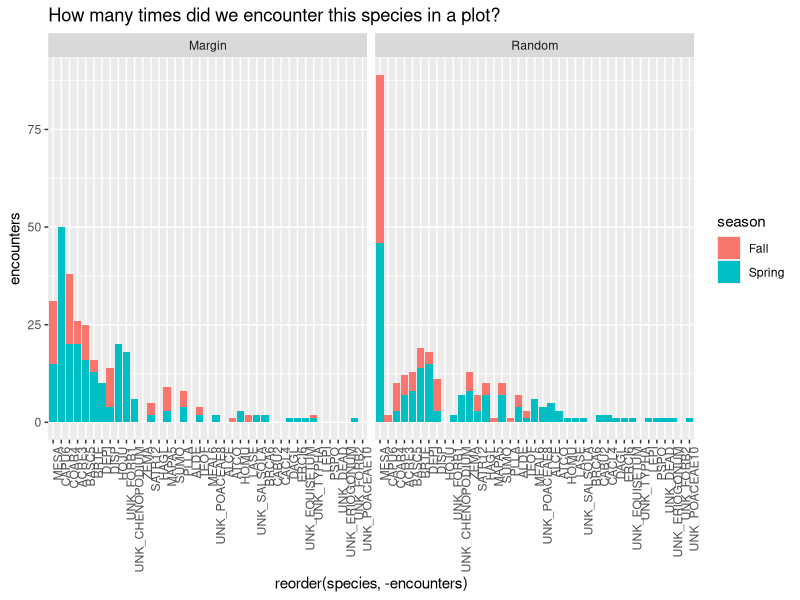
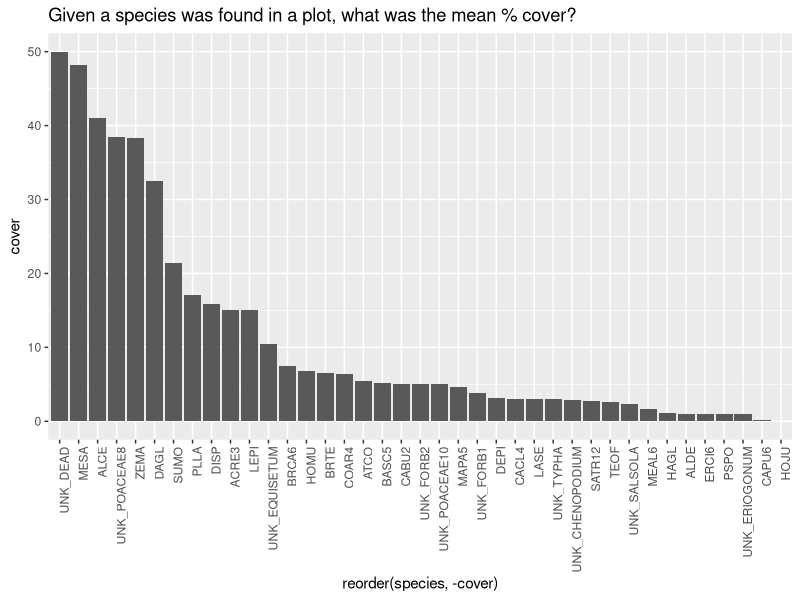
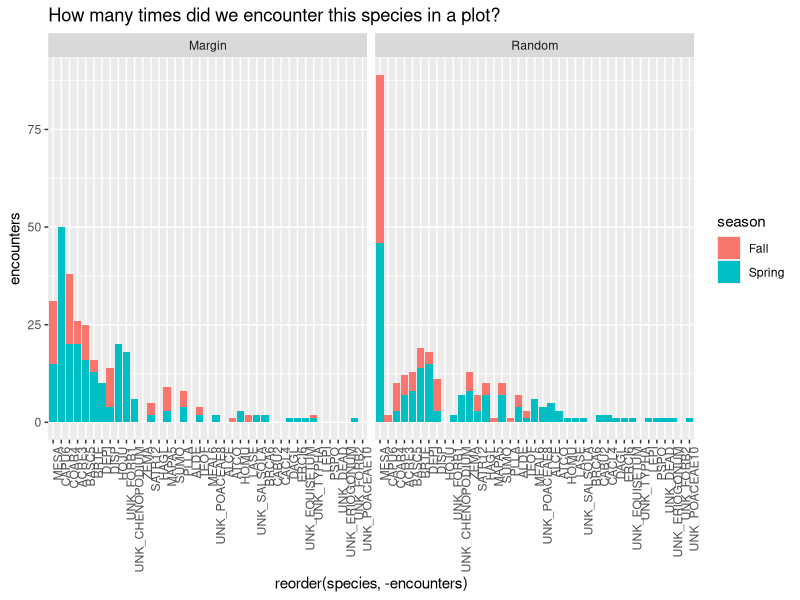
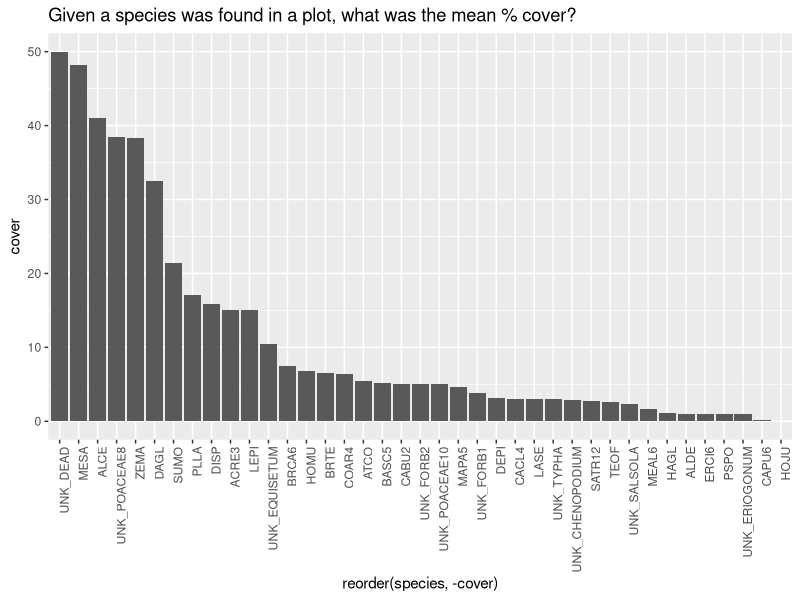

Here is the R script that generated these plots, in order:
# for anna
library(tidyverse)
d <- read_csv("tidy_data/veg_plots.csv")

d_present <- d %>%
  mutate(across(12:50, ~ ifelse(.x == 0, 0, 1)))

d_na <- d %>%
  mutate(across(12:50, ~ ifelse(.x == 0, NA, .x)))

encounters <- d_present %>%
  group_by(type, season) %>%
  summarize(across(12:50, ~ sum(.x))) %>%
  pivot_longer(3:41, names_to = "species", values_to = "encounters")

cover <- d_na %>%
  group_by(site, plotnum) %>%
  summarize(across(12:50, ~ mean(.x, na.rm = TRUE)), .groups = "keep") %>%
  pivot_longer(3:41, names_to = "species", values_to = "cover") %>%
  filter(cover != "NaN") %>%
  group_by(species) %>%
  summarize(across(cover, ~ mean(.x)), .groups = "keep")




# which plants were most commonly encountered?

ggplot(encounters,
       aes(x = reorder(species, -encounters), y = encounters, fill = season)) +
  geom_col() +
  facet_wrap(~type) +
  theme(axis.text.x = element_text(angle = 90, hjust = 1)) +
  ggtitle("How many times did we encounter this species in a plot?")

ggsave("encounters.jpg", width = 10, height = 7)

ggplot(cover, aes(x = reorder(species, -cover), y = cover)) +
  geom_col() +
  theme(axis.text.x = element_text(angle = 90, hjust = 1)) +
  ggtitle("Given a species was found in a plot, what was the mean % cover?")

ggsave("cover.jpg", width = 10, height = 7)
